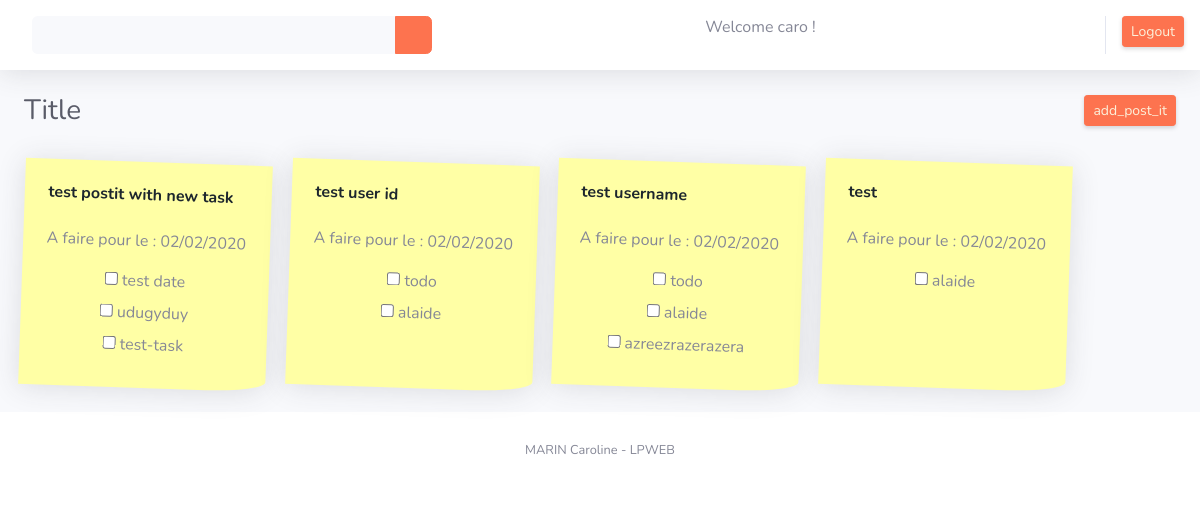
Before: / (signed in) with the older database file.
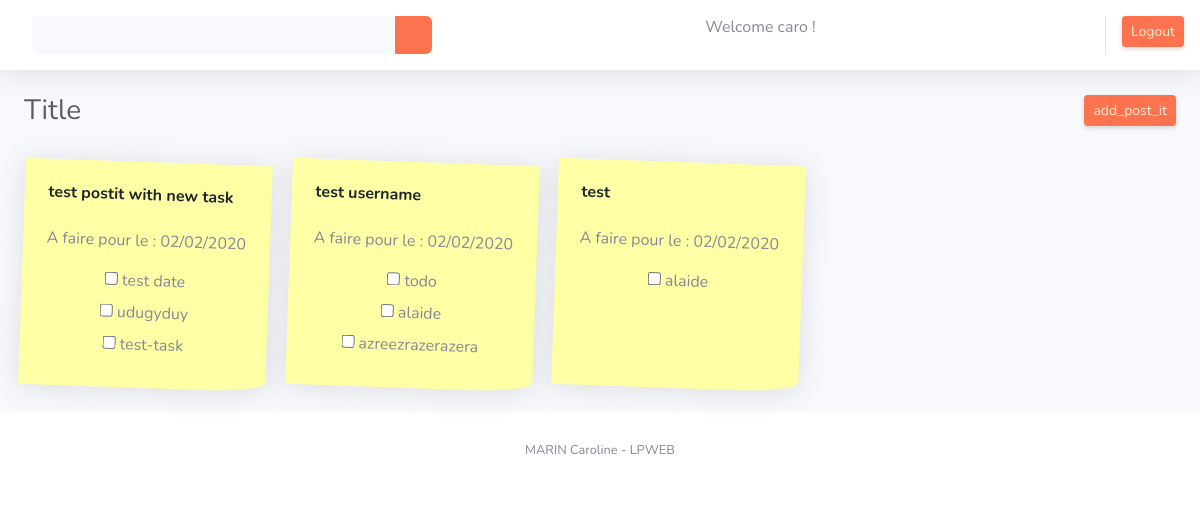
After: the same page with the newer database file.
### app/models.py (models this page shows, shortened)
class PostIt(models.Model):
    title = models.CharField(null=False, blank=False, default="Titre", max_length=100)
    createdAt = models.DateField(default=date.today)
    toDoFor = models.DateField(null=False, blank=False, default=date.today)
    tasks = models.ManyToManyField(Task)
    user = models.ForeignKey(Person, on_delete=models.CASCADE, null=None, default=None)

class Task(models.Model):
    description = models.CharField(max_length=200, blank=True, null=True, default='(no task)')
    done = models.BooleanField(default=False)

### app/views.py (the view)
# urls.py: url(r'^$', IndexView.as_view(), name='app_index'),
class IndexView(LoginRequiredMixin, ListView):
    login_url = '/login/'
    template_name = 'index.html'
    model = PostIt
    def get_queryset(self):
        if self.request.GET.get('search') is not None:
            return PostIt.objects.filter(user_id=Person.objects.get(user=self.request.user),
                                         title__icontains=self.request.GET.get("search"))
        else:
            return PostIt.objects.filter(user_id=Person.objects.get(user=self.request.user))
    def get_context_data(self, **kwargs):
        result = super().get_context_data(**kwargs)
        result['title'] = _('Title')
        result['user'] = Person.objects.get(user=self.request.user)
        return result

### app/models.py (called while the page is built)
    def __str__(self):
        return f'{str(self.user)}'

### templates/index.html (shortened to what this page needs)
{% extends 'base.html' %}
{% load i18n %}
{% load static %}
{% block content %}
    <body id="page-top">
    <div id="wrapper">
        <div id="content-wrapper" class="d-flex flex-column">
            <div id="content">
                <nav class="navbar navbar-expand navbar-light bg-white topbar mb-4 static-top shadow">
                    <form method="GET" action="{% url 'app_index' %}" class="d-none d-sm-inline-block form-inline mr-auto ml-md-3 my-2 my-md-0 mw-100 navbar-search">
                        <div class="input-group">
                            <input type="text" class="form-control bg-light border-0 small"
                                   aria-label="Search" aria-describedby="basic-addon2" name="search">
                            <div class="input-group-append">
                                <button class="btn btn-primary" type="submit">
                                    <i class="fas fa-search fa-sm"></i>
                                </button>
                            </div>
                        </div>
                    </form>
                    <p>{% trans "Welcome" %} {{ user }} !</p>
                    <ul class="navbar-nav ml-auto">
                        <li class="nav-item dropdown no-arrow">
                            <a href="{% url 'app_logout' %}" class="d-none d-sm-inline-block btn btn-sm btn-primary shadow-sm">{% trans "Logout" %}</a>
                        </li>
                    </ul>
                </nav>
                <div class="container-fluid">
                    <div class="d-sm-flex align-items-center justify-content-between mb-4">
                        <h1 class="h3 mb-0 text-gray-800">{{ title }}</h1>
                        <a href="{% url 'app_postit' %}"
                           class="d-none d-sm-inline-block btn btn-sm btn-primary shadow-sm">{% trans 'add_post_it' %}</a>
                    </div>
                    <div class="row">
                        {% for object in object_list %}
                            <div class="card-pi shadow mb-4">
                                <h6 class="m-0 font-weight-bold text-primary">{{ object.title }}</h6>
                                <a class="edit-postit" href="{% url 'app_update' object.pk %}"><i class="far fa-edit"></i></a>
                                <a class="edit-postit" href="{% url 'app_delete' object.pk %}"><i class="far fa-trash-alt"></i></a>
                                <p>A faire pour le : {{ object.toDoFor|date:"d/m/Y" }}</p>
                                {% for task in object.tasks.all %}
                                    <div class="card-body">
                                    <form method="GET" action="" id="task_done">
                                        <input class="check_box" type="checkbox" value="{{ task.id }}" name="{{ task.id }}" {% if task.done == True %}checked{% endif %}>
                                        <label class="strikethrough">{{ task.description }}</label>
                                    </form>
                                    </div>
                                {% endfor %}
                            </div>
                        {% endfor %}
                    </div>
                </div>
            </div>
            <footer class="sticky-footer bg-white">
                <div class="container my-auto">
                    <div class="copyright text-center my-auto">
                        <span>MARIN Caroline - LPWEB</span>
                    </div>
                </div>
            </footer>
        </div>
    </div>
    </body>
{% endblock %}

Changed rows visible on the page:
removed PostIt: title "test user id", toDoFor "02/02/2020", Task (description "todo"), Task (description "alaide")
